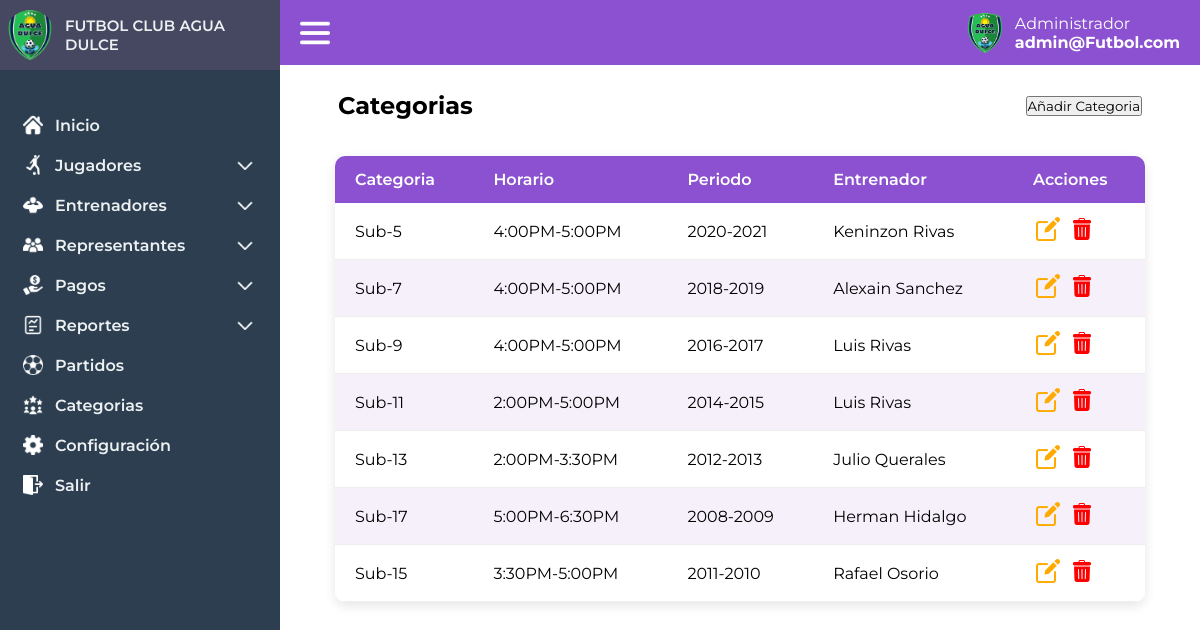
The page /administrador/categorias (signed in) on the database its author committed.
### tables this page shows
CREATE TABLE `categorias` (
  `id` int(11) NOT NULL,
  `nombre_categoria` varchar(50) DEFAULT NULL,
  `periodo` varchar(20) DEFAULT NULL,
  `entrenador_id` int(11) DEFAULT NULL,
  `horario` varchar(100) DEFAULT NULL
);

CREATE TABLE `entrenadores` (
  `id` int(11) NOT NULL,
  `nombre_completo` varchar(100) NOT NULL,
  `cedula` varchar(20) NOT NULL,
  `telefono` varchar(20) DEFAULT NULL,
  `correo` varchar(100) DEFAULT NULL,
  `fecha_nacimiento` date NOT NULL,
  `direccion` text NOT NULL,
  `foto` varchar(255) NOT NULL
);

### controlador/vistas.php (called while the page is built, shortened)
<?php
class vistas
{
    function vistan($vista){
        require "vistas/".$vista.".php";
    }
}
?>

### controlador/administrador.php (called while the page is built, shortened)
<?php
require_once "modelo/adminmodel.php";
class administrador extends vistas{
        public function categorias(){
            $this->categorys = adminModel::getCategorys();
            $this->vistan('administrador/categorys');
        }
}
?>

### modelo/database.php (called while the page is built, shortened)
<?php
    class Database
    {
        public static function getDatabase(){
            try {
                $db = new PDO("mysql:host=localhost;dbname=futbolclub", "root", "");
                return $db;
            } catch (Exception $e) {
                return false;
            }
        }
    }
    ?>

### modelo/adminmodel.php (called while the page is built, shortened)
<?php
    require_once "database.php";
    class adminModel extends Database
    {
    public static function getCategorys() {
        try {
            $stmt = Database::getDatabase()->prepare("
                SELECT categorias.*, entrenadores.nombre_completo AS nombre_entrenador FROM categorias JOIN entrenadores ON entrenadores.id = categorias.entrenador_id
            ");
            $stmt->execute();
            return $stmt->fetchAll(PDO::FETCH_ASSOC);
        } catch (PDOException $e) {
            return null;
        }
    }
}
?>

### vistas/administrador/categorys.php (the view, shortened to what this page needs)
<!DOCTYPE html>
<html lang="es">
<head>
    <link rel="stylesheet" href="/FutbolClub/assets/css/index.css">
    <link rel="stylesheet" href="/FutbolClub/assets/css/players.css">
</head>
<body>
    <?php include("vistas/layout/header.php") ?>
    <main class="index-main" id="index-main">
<?php include('vistas/layout/session.php'); ?>
        <div class="list_categorys">
            <div class="list_categorys-titles">
                <h2>Categorias</h2>
                <button id="add-category-button">Añadir Categoria</button>
            </div>
            <div class="categorys">
                <table class="category-table">
                    <thead>
                        <tr>
                            <th>Categoria</th>
                            <th>Horario</th>
                            <th>Periodo</th>
                            <th>Entrenador</th>
                            <th>Acciones</th>
                        </tr>
                    </thead>
                    <tbody>
                        <?php
                        foreach ($this->categorys as $categoria):?>
                        <tr data-id="<?php echo $categoria['id']?>">
                            <td><?php echo $categoria['nombre_categoria']?></td>
                            <td><?php echo $categoria['horario']?></td>
                            <td><?php echo $categoria['periodo']?></td>
                            <td><?php echo $categoria['nombre_entrenador']?></td>
                            <td>
                                <a class="edit-button" ><img src="/FutbolClub/assets/img/editar.png" alt=""></a>
                                <a class="delete-button" data-id="<?php echo $categoria['id']?>" data-name="<?php echo $categoria['nombre_categoria']?>"><img src="/FutbolClub/assets/img/papelera.png" alt=""></a>
                            </td>
                        </tr>
                        <?php endforeach;
                        ?>
                    </tbody>
                </table>
            </div>
        </div>
    </main>
</body>
</html>

### assets/css/index.css (style rules this page uses)
* { box-sizing: border-box; margin: 0; padding: 0; font-family: "Montserrat", sans-serif; }
:root { --color-bg-dark:#2c3e50 ; --color-bg-dark2:#464861 ; }
.index-main { margin-left: 280px; transition: margin-left 0.3s ease-in-out; }
.list_categorys { display: flex; flex-direction: column; justify-content: center; margin: 10px; }
.list_categorys-titles { display: flex; align-items: center; justify-content: space-between; padding: 1rem 3rem; }
.categorys { display: flex; justify-content: center; }
.category-table { width: 90%; border-collapse: separate; border-spacing: 0; margin-top: 20px; font-family: 'Segoe UI', Tahoma, Geneva, Verdana, sans-serif; box-shadow: 0 4px 12px rgba(0,0,0,0.1); border-radius: 10px; overflow: hidden; }
.category-table th, .category-table td { padding: 14px 20px; text-align: left; }
.category-table th { background: #8b51d0; color: #ffffff; font-weight: 600; }
.category-table tr:nth-child(even) { background: #f5f0fa; }
.category-table tr:nth-child(odd) { background: #ffffff; }
.category-table td { border-bottom: 1px solid #eee; }
.category-table .edit-button { color: white; border: none; padding: 3px; border-radius: 5px; cursor:pointer; }
.category-table .delete-button { color: white; border: none; padding: 3px; border-radius: 5px; cursor:pointer; }

### rows shown on the page
categorias: nombre_categoria "Sub-5", horario "4:00PM-5:00PM", periodo "2020-2021", entrenador.nombre_completo "Keninzon Rivas"
categorias: nombre_categoria "Sub-7", horario "4:00PM-5:00PM", periodo "2018-2019", entrenador.nombre_completo "Alexain Sanchez"
categorias: nombre_categoria "Sub-9", horario "4:00PM-5:00PM", periodo "2016-2017", entrenador.nombre_completo "Luis Rivas"
categorias: nombre_categoria "Sub-11", horario "2:00PM-5:00PM", periodo "2014-2015", entrenador.nombre_completo "Luis Rivas"
categorias: nombre_categoria "Sub-13", horario "2:00PM-3:30PM", periodo "2012-2013", entrenador.nombre_completo "Julio Querales"
categorias: nombre_categoria "Sub-17", horario "5:00PM-6:30PM", periodo "2008-2009", entrenador.nombre_completo "Herman Hidalgo"
categorias: nombre_categoria "Sub-15", horario "3:30PM-5:00PM", periodo "2011-2010", entrenador.nombre_completo "Rafael Osorio"
